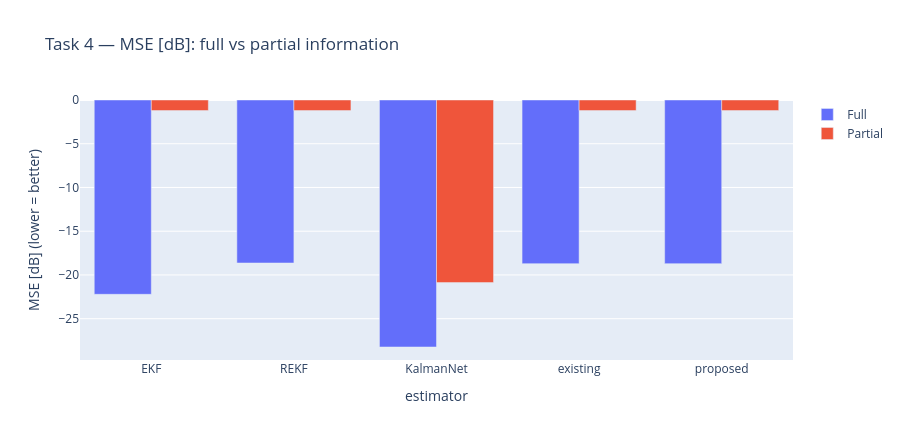

The code cell stored with this chart in its notebook:
### Code cell
order = ['EKF', 'REKF', 'KalmanNet', 'existing', 'proposed']
combined = pd.DataFrame({
    'MSE dB [Full]':    [results[k]['MSE [dB]']         for k in order],
    'MSE dB [Partial]': [results_partial[k]['MSE [dB]'] for k in order],
}, index=order)
print(combined.to_string(float_format=lambda x: f'{x:.3f}'))

fig = go.Figure()
fig.add_trace(go.Bar(name='Full',    x=order, y=[results[k]['MSE [dB]']         for k in order]))
fig.add_trace(go.Bar(name='Partial', x=order, y=[results_partial[k]['MSE [dB]'] for k in order]))
fig.update_layout(barmode='group', title='Task 4 — MSE [dB]: full vs partial information',
                  yaxis_title='MSE [dB] (lower = better)', xaxis_title='estimator', height=440)
fig.show()
combined

### Figure 1 — Plotly figure (JSON) as saved in the notebook; plotly's stock layout.template omitted (floating-point values rounded to 4 significant figures)
{"data": [{"name": "Full", "type": "bar", "x": ["EKF", "REKF", "KalmanNet", "existing", "proposed"], "y": [-22.21, -18.63, -28.24, -18.71, -18.71]}, {"name": "Partial", "type": "bar", "x": ["EKF", "REKF", "KalmanNet", "existing", "proposed"], "y": [-1.208, -1.208, -20.87, -1.208, -1.208]}], "layout": {"barmode": "group", "height": 440, "title": {"text": "Task 4 — MSE [dB]: full vs partial information"}, "xaxis": {"title": {"text": "estimator"}}, "yaxis": {"title": {"text": "MSE [dB] (lower = better)"}}}}
